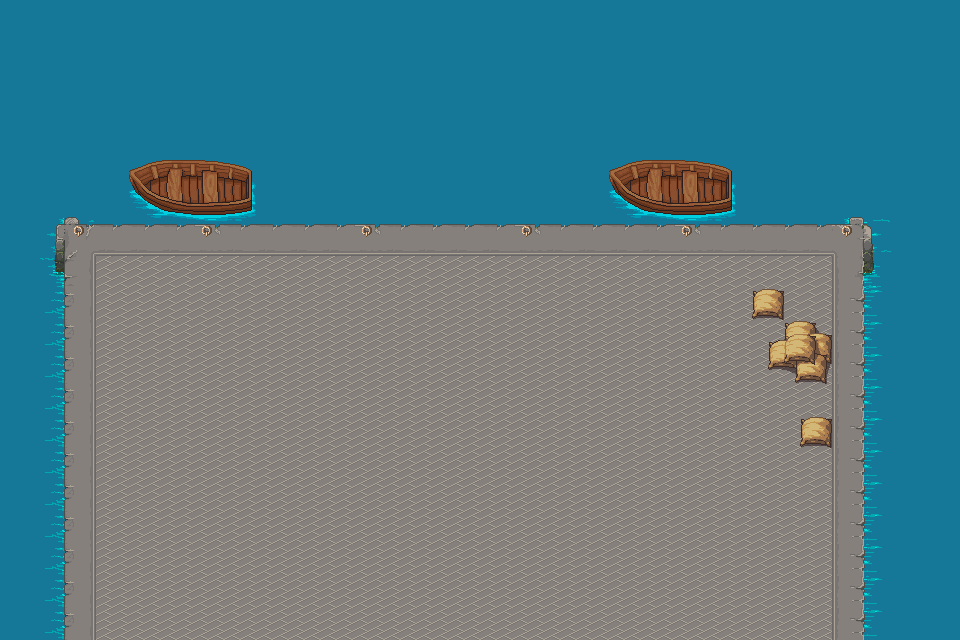

The image is a tile-based game level rendered from a .tmx file. Its description and complete source (layers, tilesets, objects, tile grids) follow:
An orthogonal 30x20 tile map with 32x32 px tiles, 2 tile layers (Kachelebene 1, Kachelebene 2) and 9 objects.

<map version="1.9" tiledversion="1.9.2" orientation="orthogonal" renderorder="right-down" width="30" height="20" tilewidth="32" tileheight="32" infinite="0" nextlayerid="4" nextobjectid="10">
 <tileset firstgid="1" source="../tilesets/Outside 4.tsx" />
 <layer id="1" name="Kachelebene 1" width="30" height="20">
  <data encoding="csv">
132,132,132,132,132,132,132,132,132,132,132,132,132,132,132,132,132,132,132,132,132,132,132,132,132,132,132,132,132,132,
132,132,132,132,132,132,132,132,132,132,132,132,132,132,132,132,132,132,132,132,132,132,132,132,132,132,132,132,132,132,
132,132,132,132,132,132,132,132,132,132,132,132,132,132,132,132,132,132,132,132,132,132,132,132,132,132,132,132,132,132,
132,132,132,132,132,132,132,132,132,132,132,132,132,132,132,132,132,132,132,132,132,132,132,132,132,132,132,132,132,132,
132,132,132,132,132,132,132,132,132,132,132,132,132,132,132,132,132,132,132,132,132,132,132,132,132,132,132,132,132,132,
132,132,132,132,132,132,132,132,132,132,132,132,132,132,132,132,132,132,132,132,132,132,132,132,131,132,132,132,132,132,
132,129,130,131,131,131,132,131,131,131,131,132,131,131,131,131,132,131,131,131,131,132,131,131,131,131,134,135,132,132,
132,161,162,163,163,163,164,163,163,163,163,164,163,163,163,163,164,163,163,163,163,164,163,163,163,163,166,167,132,132,
132,193,194,195,195,195,195,195,195,195,195,195,195,195,195,195,195,195,195,195,195,195,195,195,195,195,198,199,132,132,
132,225,226,195,195,195,195,195,195,195,195,195,195,195,195,195,195,195,195,195,195,195,195,195,195,195,230,231,132,132,
132,225,226,195,195,195,195,195,195,195,195,195,195,195,195,195,195,195,195,195,195,195,195,195,195,195,230,231,132,132,
132,225,226,195,195,195,195,195,195,195,195,195,195,195,195,195,195,195,195,195,195,195,195,195,195,195,230,231,132,132,
132,225,226,195,195,195,195,195,195,195,195,195,195,195,195,195,195,195,195,195,195,195,195,195,195,195,230,231,132,132,
132,225,226,195,195,195,195,195,195,195,195,195,195,195,195,195,195,195,195,195,195,195,195,195,195,195,230,231,132,132,
132,225,226,195,195,195,195,195,195,195,195,195,195,195,195,195,195,195,195,195,195,195,195,195,195,195,230,231,132,132,
132,225,226,195,195,195,195,195,195,195,195,195,195,195,195,195,195,195,195,195,195,195,195,195,195,195,230,231,132,132,
132,225,226,195,195,195,195,195,195,195,195,195,195,195,195,195,195,195,195,195,195,195,195,195,195,195,230,231,132,132,
132,225,226,195,195,195,195,195,195,195,195,195,195,195,195,195,195,195,195,195,195,195,195,195,195,195,230,231,132,132,
132,225,226,195,195,195,195,195,195,195,195,195,195,195,195,195,195,195,195,195,195,195,195,195,195,195,230,231,132,132,
132,225,226,195,195,195,195,195,195,195,195,195,195,195,195,195,195,195,195,195,195,195,195,195,195,195,230,231,132,132
</data>
 </layer>
 <objectgroup id="3" name="chars">
  <object id="1" x="800" y="416" width="32" height="32">
   <properties>
    <property name="type" value="collbox" />
   </properties>
  </object>
  <object id="2" x="32" y="192" width="32" height="448">
   <properties>
    <property name="type" value="collbox" />
   </properties>
  </object>
  <object id="3" x="864" y="192" width="32" height="448">
   <properties>
    <property name="type" value="collbox" />
   </properties>
  </object>
  <object id="4" x="64" y="192" width="800" height="32">
   <properties>
    <property name="type" value="collbox" />
   </properties>
  </object>
  <object id="5" x="736" y="288" width="64" height="32">
   <properties>
    <property name="type" value="collbox" />
   </properties>
  </object>
  <object id="6" x="768" y="320" width="64" height="64">
   <properties>
    <property name="type" value="collbox" />
   </properties>
  </object>
  <object id="7" x="224" y="384">
   <properties>
    <property name="startpos" value="1" />
    <property name="type" value="startpos" />
   </properties>
   <point />
  </object>
  <object id="8" x="672" y="384">
   <properties>
    <property name="startpos" value="2" />
    <property name="type" value="startpos" />
   </properties>
   <point />
  </object>
  <object id="9" x="480" y="608">
   <properties>
    <property name="enter_dir" value="up" />
    <property name="type" value="entry" />
   </properties>
   <point />
  </object>
 </objectgroup>
 <layer id="2" name="Kachelebene 2" width="30" height="20">
  <data encoding="csv">
0,0,0,0,0,0,0,0,0,0,0,0,0,0,0,0,0,0,0,0,0,0,0,0,0,0,0,0,0,0,
0,0,0,0,0,0,0,0,0,0,0,0,0,0,0,0,0,0,0,0,0,0,0,0,0,0,0,0,0,0,
0,0,0,0,0,0,0,0,0,0,0,0,0,0,0,0,0,0,0,0,0,0,0,0,0,0,0,0,0,0,
0,0,0,0,0,0,0,0,0,0,0,0,0,0,0,0,0,0,0,0,0,0,0,0,0,0,0,0,0,0,
0,0,0,0,0,0,0,0,0,0,0,0,0,0,0,0,0,0,0,0,0,0,0,0,0,0,0,0,0,0,
0,0,0,0,872,873,874,875,0,0,0,0,0,0,0,0,0,0,0,872,873,874,875,0,0,0,0,0,0,0,
0,0,0,0,904,905,906,907,0,0,0,0,0,0,0,0,0,0,0,904,905,906,907,0,0,0,0,0,0,0,
0,0,0,0,0,0,0,0,0,0,0,0,0,0,0,0,0,0,0,0,0,0,0,0,0,0,0,0,0,0,
0,0,0,0,0,0,0,0,0,0,0,0,0,0,0,0,0,0,0,0,0,0,0,0,0,0,0,0,0,0,
0,0,0,0,0,0,0,0,0,0,0,0,0,0,0,0,0,0,0,0,0,0,0,418,419,0,0,0,0,0,
0,0,0,0,0,0,0,0,0,0,0,0,0,0,0,0,0,0,0,0,0,0,0,0,420,421,0,0,0,0,
0,0,0,0,0,0,0,0,0,0,0,0,0,0,0,0,0,0,0,0,0,0,0,0,452,453,0,0,0,0,
0,0,0,0,0,0,0,0,0,0,0,0,0,0,0,0,0,0,0,0,0,0,0,0,0,0,0,0,0,0,
0,0,0,0,0,0,0,0,0,0,0,0,0,0,0,0,0,0,0,0,0,0,0,0,0,450,0,0,0,0,
0,0,0,0,0,0,0,0,0,0,0,0,0,0,0,0,0,0,0,0,0,0,0,0,0,0,0,0,0,0,
0,0,0,0,0,0,0,0,0,0,0,0,0,0,0,0,0,0,0,0,0,0,0,0,0,0,0,0,0,0,
0,0,0,0,0,0,0,0,0,0,0,0,0,0,0,0,0,0,0,0,0,0,0,0,0,0,0,0,0,0,
0,0,0,0,0,0,0,0,0,0,0,0,0,0,0,0,0,0,0,0,0,0,0,0,0,0,0,0,0,0,
0,0,0,0,0,0,0,0,0,0,0,0,0,0,0,0,0,0,0,0,0,0,0,0,0,0,0,0,0,0,
0,0,0,0,0,0,0,0,0,0,0,0,0,0,0,0,0,0,0,0,0,0,0,0,0,0,0,0,0,0
</data>
 </layer>
</map>
